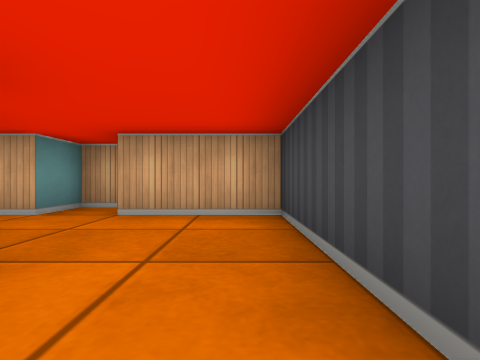
[1] (above)

14 first-person views from a walk through a cub3D ray-caster map. The camera is about half as high as the walls, looks level and sees 80° across. The floor is counted in squares. Each view is taken from the middle of a square. On the plan, view 1 faces up. The plan holds only what a view shows up to about 9 squares ahead; the rest is blank. The place goes on beyond the plan.

[2]
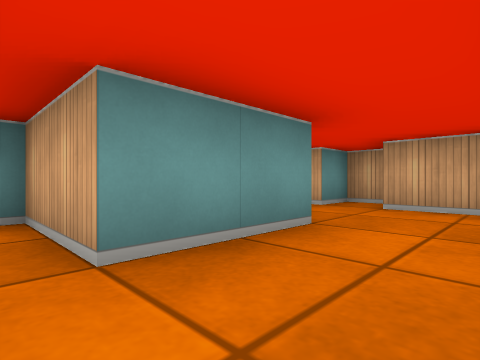

[3]
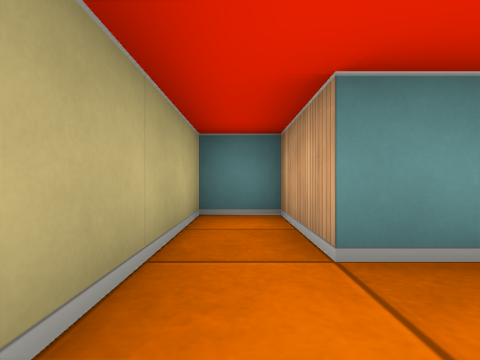

[4]
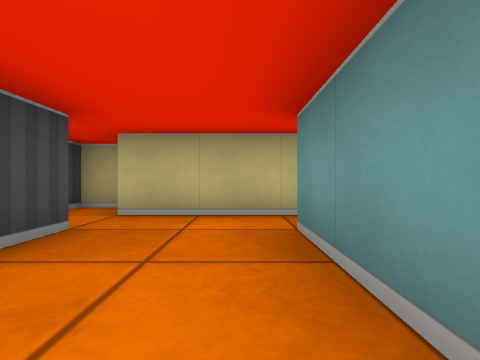

[5]
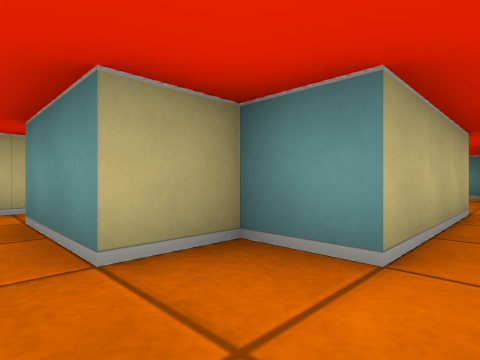

[6]
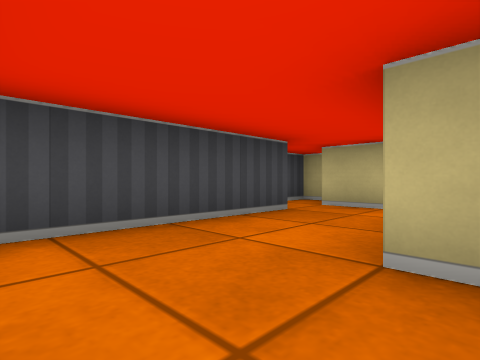

[7]
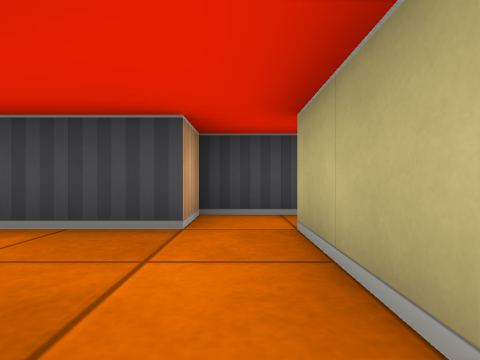

[8]
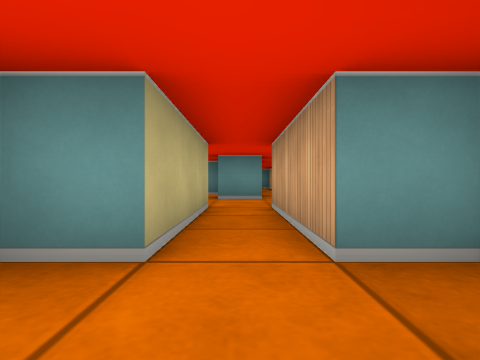

[9]
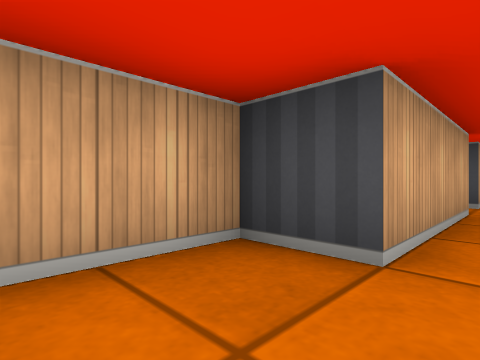

[10]
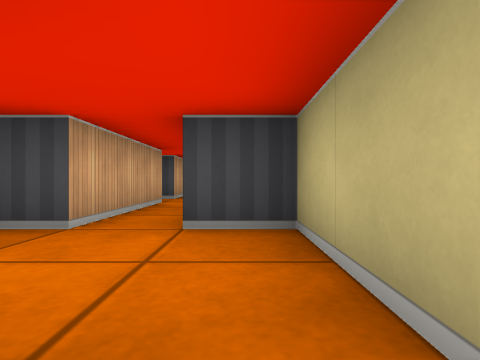

[11]
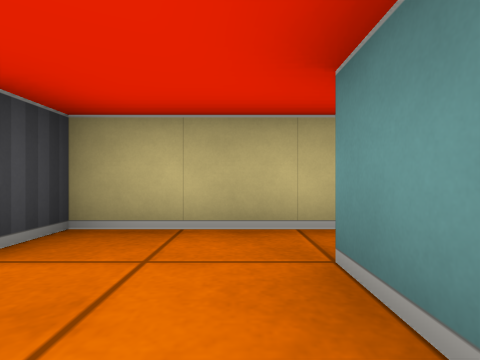

[12]
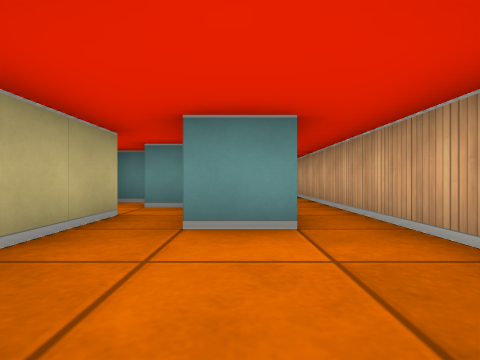

[13]
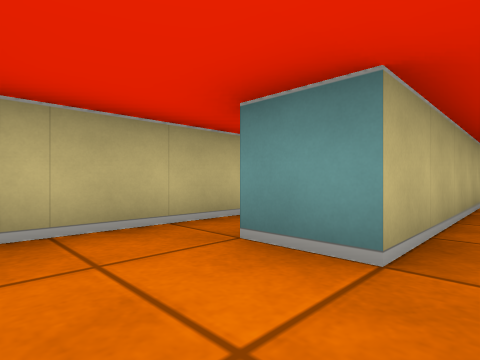

[14]
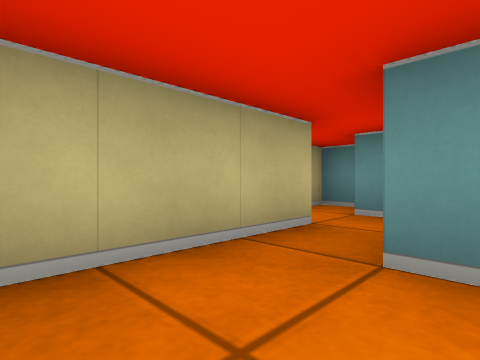

### Floor plan
Points are (right, up) in squares from view 1. A wall is a line through its corners. A room is listed if a view was taken in it or the views show most of it. See-through windows are left out.
Room 1 (views 1, 2, 3, 4, 5, 6, 7, 8)
walls: (-2.5, 2.5) (-2.5, 1.5) (-1.5, 1.5) (-1.5, -0.5) (-3.5, -0.5) (-3.5, -1.5) (0.5, -1.5); (-1.8, 4.5) (-2.5, 4.5) (-2.5, 3.5); (0.9, -2.5) (1.5, -2.5) (1.5, -0.5) (0.5, -0.5) (0.5, 3.5) (-1.5, 3.5) (-1.5, 3.9)
ways out: opening at (-3, 3) to room 2
Room 2 (views 9, 10, 11, 12, 13, 14)
walls: (-8.5, 1.5) (-5.5, 1.5) (-5.5, 2.5) (-2.5, 2.5); (-11.6, 3.5) (-7.5, 3.5) (-7.5, 2.5); (-2.5, 3.5) (-5.5, 3.5) (-5.5, 4.5) (-12.4, 4.5)
ways out: opening at (-3, 3) to room 1; opening at (-8, 2)

Positions as (right, up) in squares from view 1, and headings:
1: (0, 0), facing up
2: (0, -1), facing up-left
3: (0, -1), facing left
4: (-1, 2), facing down
5: (-1, 3), facing down-left
6: (-2, 3), facing down-right
7: (-2, -1), facing right
8: (-1, 3), facing left
9: (-7, 3), facing up-right
10: (-8, 2), facing right
11: (-7, 4), facing down
12: (-5, 3), facing left
13: (-6, 4), facing down-left
14: (-6, 3), facing down-left
